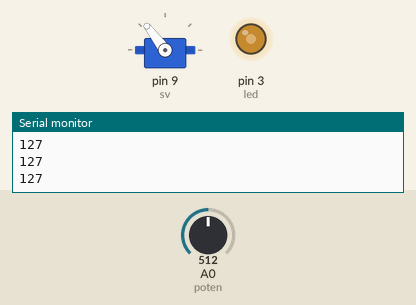
This sketch was run on a simulated Arduino Uno, built with avr-gcc and run on an emulated ATmega328P. Parts: servo, output pins drawn as LEDs (lit = HIGH), the last lines printed to the serial monitor. The test bench sets the inputs (shaded band); at power-on: A0 (poten) = 512.

Above: at 1.2 s.
1.3 s: A0 (poten) set to 716
At 2.3 s:
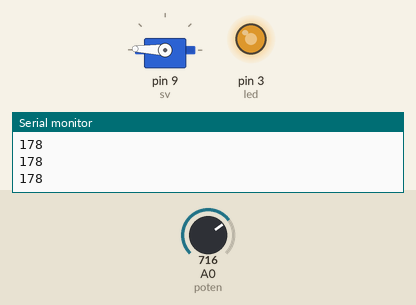
2.8 s: A0 (poten) set to 900
At 3.4 s:
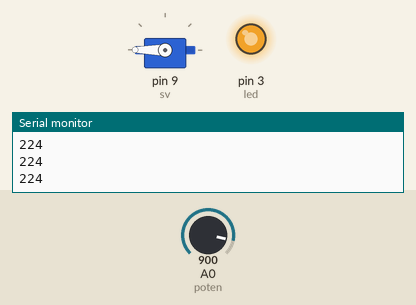
4.3 s: A0 (poten) set to 306
At 5.5 s:
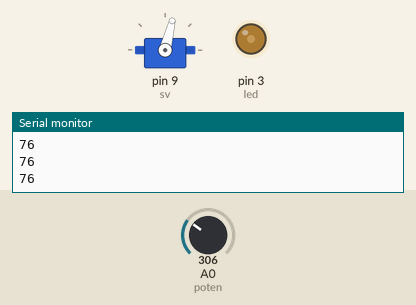
5.8 s: A0 (poten) set to 122
At 6.8 s:
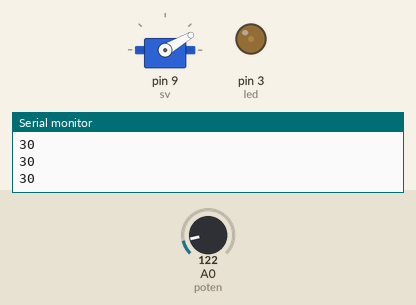
7.3 s: A0 (poten) set to 0
At 7.8 s:
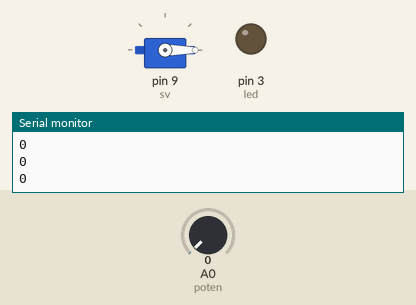
8.8 s: A0 (poten) set to 511
At 10.0 s:
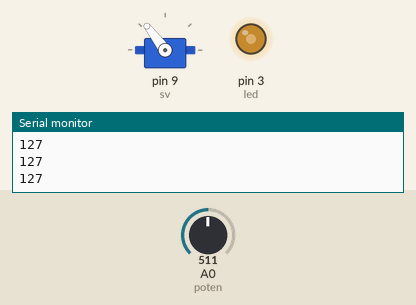
Timing chart, 0 to 11.3 s (numbered marks = the images above; inputs shaded):
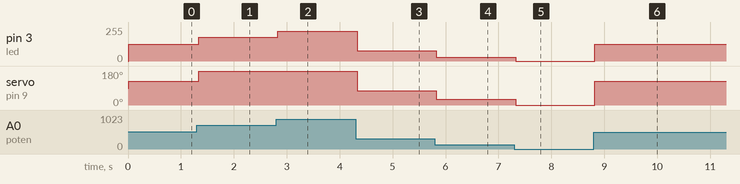

Measured:
- after the input at 1.3 s, pin 3 (led): 127/255 → 178/255 at once; servo on pin 9 (sv): 127° → 178° at once
- after the input at 2.8 s, pin 3 (led): 178/255 → 224/255 at once; servo on pin 9 (sv): 178° → 180° at once
- after the input at 4.3 s, pin 3 (led): 224/255 → 76/255 at once; servo on pin 9 (sv): 180° → 76° at once
- after the input at 5.8 s, pin 3 (led): 76/255 → 30/255 at once; servo on pin 9 (sv): 76° → 30° at once
- after the input at 7.3 s, pin 3 (led): 30/255 → 0/255 at once; servo on pin 9 (sv): 30° → 0° at once
- after the input at 8.8 s, pin 3 (led): 0/255 → 127/255 at once; servo on pin 9 (sv): 0° → 127° at once

The sketch:

Poten_Led.ino
```cpp
#include <Servo.h>
Servo sv;

int poten = A0;
int led = 3;


void setup() {
  pinMode(led, OUTPUT);
  pinMode(poten, INPUT);
  sv.attach(9);
  Serial.begin(9600);
}
void loop()
{
  int potenVal = analogRead(potenVal);
  int potenVal_map = map(potenVal, 0, 1023, 0, 255);
  Serial.println(potenVal_map);
  delay(10);

  Poten_Led(potenVal_map);  //led 포텐시오미터로 제어
  Poten_Servo(potenVal_map);
}

  void Poten_Servo(int potenVal)
  {
    sv.write(potenVal);              // tell servo to go to position in variable 'pos'
    delay(15);                       // waits 15ms for the servo to reach the position
  }

  void Poten_Led(int brightness)
  {
  analogWrite(led, brightness);

//  if(potenVal > 100)
//    analogWrite(led, brightness);
//  else
//    analogWrite(led, 0);
  }
```
